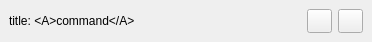
<?xml version="1.0" encoding="UTF-8"?>
<ui version="4.0">
 <class>Form</class>
 <widget class="QWidget" name="Form">
  <property name="geometry">
   <rect>
    <x>0</x>
    <y>0</y>
    <width>372</width>
    <height>42</height>
   </rect>
  </property>
  <property name="windowTitle">
   <string>Form</string>
  </property>
  <layout class="QVBoxLayout" name="verticalLayout">
   <property name="spacing">
    <number>0</number>
   </property>
   <property name="leftMargin">
    <number>0</number>
   </property>
   <property name="topMargin">
    <number>0</number>
   </property>
   <property name="rightMargin">
    <number>0</number>
   </property>
   <property name="bottomMargin">
    <number>0</number>
   </property>
   <item>
    <widget class="QWidget" name="widget_7" native="true">
     <property name="is_shortcut_unit" stdset="0">
      <bool>true</bool>
     </property>
     <layout class="QHBoxLayout" name="horizontalLayout_7">
      <item>
       <widget class="QLabel" name="main_label">
        <property name="text">
         <string>&lt;p&gt;title: &amp;lt;A&amp;gt;command&amp;lt;/A&amp;gt;&lt;/p&gt;</string>
        </property>
       </widget>
      </item>
      <item>
       <widget class="QPushButton" name="edit_btn">
        <property name="maximumSize">
         <size>
          <width>25</width>
          <height>25</height>
         </size>
        </property>
        <property name="toolTip">
         <string>编辑</string>
        </property>
        <property name="text">
         <string/>
        </property>
        <property name="icon">
         <iconset>
          <normaloff>../ico/edit3.png</normaloff>../ico/edit3.png</iconset>
        </property>
       </widget>
      </item>
      <item>
       <widget class="QPushButton" name="send_btn">
        <property name="maximumSize">
         <size>
          <width>25</width>
          <height>25</height>
         </size>
        </property>
        <property name="toolTip">
         <string>发送</string>
        </property>
        <property name="text">
         <string/>
        </property>
        <property name="icon">
         <iconset>
          <normaloff>../ico/send.png</normaloff>../ico/send.png</iconset>
        </property>
       </widget>
      </item>
     </layout>
    </widget>
   </item>
  </layout>
 </widget>
 <resources/>
 <connections/>
</ui>
